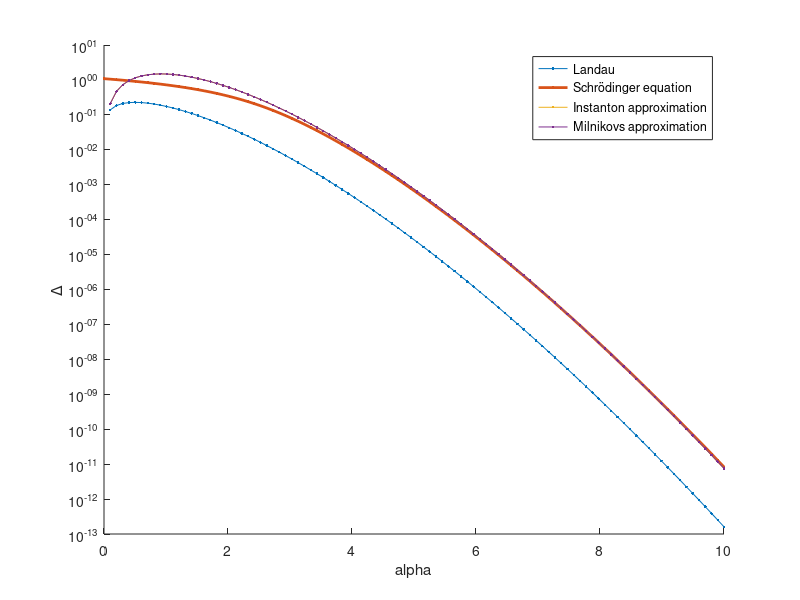

Here is the MATLAB script that generated this plot:
clc
clear all

%1 particle tunneling calculations for a feq methods
%Methods:
% Exact with Schrödinger eq.
% Landau's formula
% Colemans formula
% Instanton Claulcation
% Milnikov's formula

N       = 200;
Nalpha  = 100;
alpha   = linspace(0, 10, Nalpha);
Action = 2*sqrt(2)/3 * alpha.^(1.5);


m       = 1;
hbar    = 1;
 
splits = zeros(Nalpha, 5);
%First the Landau method:--------------------------------------------------
for i = 1:Nalpha
    

    x       = linspace(-sqrt(alpha(i)), sqrt(alpha(i)), N);
    V       = 0.25 * (alpha(i) - x.^2).^2;
    p       = abs(sqrt(2 * m * V));
    omega   =  sqrt(2 * abs(alpha(i))); %sqrt((1 * (3*sqrt(abs(alpha(i)))^2 - alpha(i))));
    
    int_p = 0;
    for j = 1:length(x)- 1
        int_p = int_p + (x(j+1) - x(j)) * (p(j) + p(j+1))/2;
    end

    splits(i, 1) = omega * hbar / pi * exp(-1/hbar * int_p);
end

%exact method:-------------------------------------------------------------
bound = 6;
x = linspace(-bound, bound,N);
dx = x(2) - x(1);
kin = sparse(N,N);

mtx = 2 * eye(N);
for i = 2:N
    mtx(i-1,i) = -1;
    mtx(i,i-1) = -1;
end

kin = hbar^2 / (2 * m * dx^2) * mtx;

for i = 1:Nalpha
   U = 0.25 * (alpha(i) - x.^2).^2;
   pot = diag(U);
   hami = kin + pot;
   [psi,E] = eig(hami);
   EE(i,:) = diag(E);
end

for i = 1:Nalpha
   splits(i, 2) = EE(i,2) - EE(i,1);    
end

%Coleman:------------------------------------------------------------------
% Action = 0.924 * alpha.^(1.5);
% for i = 1:Nalpha
%     xint = linspace(0,alpha(i),N);
%     dxp2 = (xint(5)-xint(4))/2;
%     
%     omega   =  sqrt(2 * abs(alpha(i))); %sqrt((1 * (3*sqrt(abs(alpha(i)))^2 - alpha(i))));
%     V = 0.25 * ( alpha(i) - xint.^2).^2;
%     A = zeros(Nalpha,1);
%     
%     func1 = (m*omega)./sqrt(2*m*V);
%     func2 = -1./(alpha(i) - xint);
%         
%     for j = 2:N-2
%         A(i) = A(i) + (func1(j)+func1(j+1)) * dxp2;
%         A(i) = A(i) + (func2(j)+func2(j+1)) * dxp2;
%     end  
%     
% end
% for k = 1:Nalpha
%    omega   =  sqrt(2 * abs(alpha(i))); %sqrt((1 * (3*sqrt(abs(alpha(i)))^2 - alpha(i))));
%    splits(k, 3) = hbar * omega * sqrt((m*omega*alpha(k)^2)/(pi*hbar)) * exp(A(k) - Action(k)/hbar);    
% end

% Instanton:---------------------------------------------------------------

for i = 1:Nalpha
    omega   =  sqrt(2 * abs(alpha(i))); %sqrt((1 * (3*sqrt(abs(alpha(i)))^2 - alpha(i))));
    %splits(i, 4) = 2 * hbar * sqrt(12) * omega * sqrt(Action(i)/(2 * pi * hbar)) * exp(- Action(i) / hbar);
    
    splits(i, 4) = 2 * hbar * sqrt(12) * omega * sqrt(Action(i)/(2 * pi * hbar)) * exp(- Action(i) / hbar);
end

% Milnikov:-----------------------------------------------------------------
y = linspace(-100, 0, N);
dy = y(2) - y(1);
chi = tanh(y /sqrt(2));
for k = 1:Nalpha
    V       = 0.25 * (x.^2 - alpha(k)).^2;
    p       = sqrt(2 * m * V);
    p0      = sqrt(2* m * (0.25 * (alpha(k))^2));
    omega   =  sqrt(2 * abs(alpha(k))); %sqrt((1 * (3*sqrt(abs(alpha(i)))^2 - alpha(i))));
    %splits(k, 5) = sqrt(omega/pi) * 4 * omega * sqrt(alpha(k)) * exp(-Action(k)/hbar); %* exp(A(k));
    splits(k, 5) = sqrt(omega/pi) * 4 * omega * sqrt(alpha(k)) * exp(-Action(k) /hbar); %* exp(A(k));
end
%%
figure(1)
clf(figure(1))
hold on
plot(alpha, splits(:, 1),'.-', 'DisplayName', 'Landau')
plot(alpha, splits(:, 2),'.-', 'LineWidth', 2, 'DisplayName', 'Schrödinger equation')
%plot(alpha, splits(:, 3),'.-', 'DisplayName', 'Colemans approximation')
plot(alpha, splits(:, 4),'.-', 'DisplayName', 'Instanton approximation')
plot(alpha, splits(:, 5),'.-', 'DisplayName', 'Milnikovs approximation')
legend
xlabel('alpha')
ylabel('\Delta')
%set(gca, 'Xscale', 'log')
set(gca, 'Yscale', 'log')
hold off

% figure(2)
% clf(figure(2))
% hold on
% plot(alpha, abs(splits(:, 2) - splits(:, 1)),'.-', 'DisplayName', 'Landau')
% plot(alpha, abs(splits(:, 2) - splits(:, 3)),'.-', 'DisplayName', 'Coleman')
% plot(alpha, abs(splits(:, 2) - splits(:, 4)),'.-', 'DisplayName', 'Instanton')
% plot(alpha, abs(splits(:, 2) - splits(:, 5)),'.-', 'DisplayName', 'Milnikov')
% legend
% set(gca, 'Yscale', 'log')
% hold off
% 
% figure(3)
% clf(figure(3))
% hold on
% plot(alpha(1:end-1), diff(splits(:, 1)),'.-', 'DisplayName', 'Landau')
% plot(alpha(1:end-1), diff(splits(:, 2)),'.-', 'LineWidth', 2, 'DisplayName', 'Schrödinger equation')
% plot(alpha(1:end-1), diff(splits(:, 3)),'.-', 'DisplayName', 'Colemans approximation')
% plot(alpha(1:end-1), diff(splits(:, 4)),'.-', 'DisplayName', 'Instanton approximation')
% plot(alpha(1:end-1), diff(splits(:, 5)),'.-', 'DisplayName', 'Milnikovs approximation')
% legend
% 
% hold off